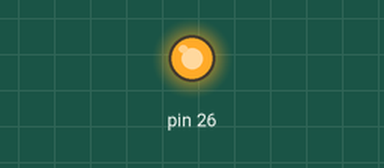
This program was run on a simulated Raspberry Pi (header pin numbers). Shown: output pins drawn as LEDs (lit = HIGH). At 5.0 s the program stops and its outputs stay as they are.

Above: at 0.1 s.
At 5.1 s:
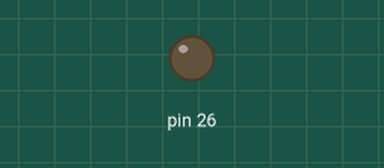
Timing chart, 0 to 6.5 s (numbered marks = the images above):
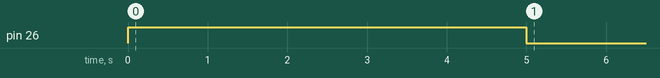

Measured:
- by itself, pin 26: LOW → HIGH at 0.00 s, → LOW 5.0 s later

The program:

led.py
```python
#!/usr/bin/python3
# -*- coding: utf-8 -*-
import RPi.GPIO as GPIO
import time
# Pin-Nummern verwenden (nicht GPIO-Nummern!)
GPIO.setmode(GPIO.BOARD)
# Pin 26 (= GPIO 7) zur Datenausgabe verwenden
GPIO.setup(26, GPIO.OUT)

# Pin 26 einschalten
GPIO.output(26, GPIO.HIGH)
# Pin 26 nach fünf Sekunden wieder ausschalten
time.sleep(5)
GPIO.output(26, GPIO.LOW)

# alle vom Script benutzten GPIOs/Pins wieder freigeben
GPIO.cleanup()
```
